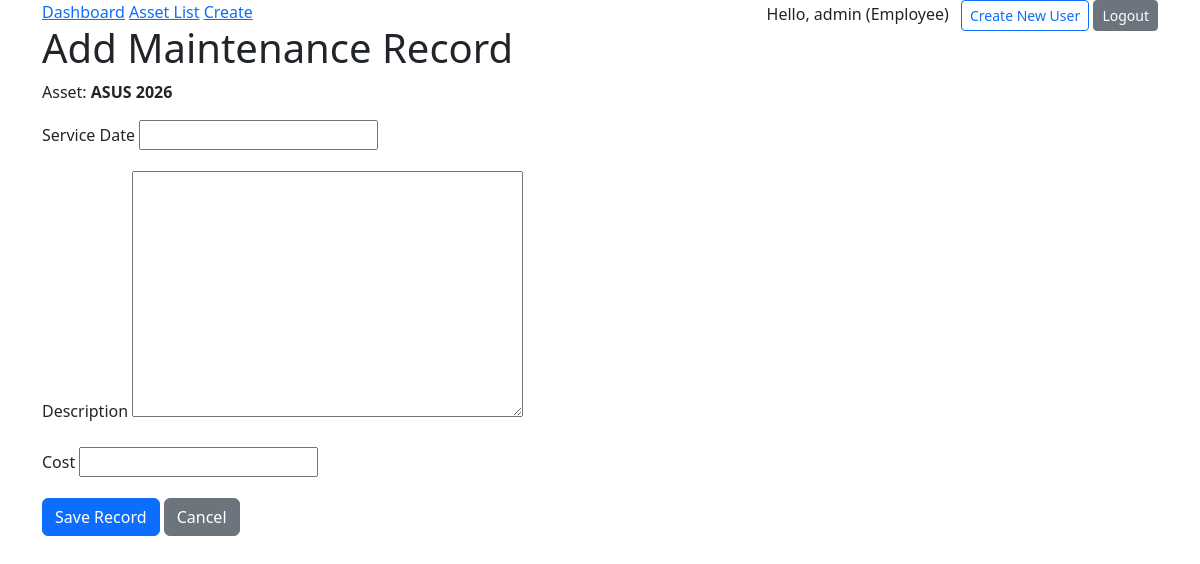
The page /1/maintenance/add/ (signed in) on the database its author committed.
### assets/models.py (models this page shows, shortened)
class User(AbstractUser):
    ROLE_CHOICES = (
        ('ADMIN', 'Administrator'),
        ('MANAGER', 'Manager'),
        ('EMPLOYEE', 'Employee'),
    )
    role = models.CharField(max_length=20, choices=ROLE_CHOICES, default='EMPLOYEE')
    @property
    def is_manager_or_admin(self):
        return self.role in ['ADMIN', 'MANAGER'] or self.is_superuser

class TimeStampedModel(models.Model):
    created_at = models.DateTimeField(auto_now_add=True)
    updated_at = models.DateTimeField(auto_now=True)
    class Meta:
        abstract = True

class Asset(TimeStampedModel):
    ASSET_TYPES = (
        ('LAPTOP', 'Laptop'),
        ('MONITOR', 'Monitor'),
        ('PHONE', 'Phone'),
        ('FURNITURE', 'Furniture'),
    )
    name = models.CharField(max_length=100)
    asset_type = models.CharField(max_length=20, choices=ASSET_TYPES)
    cost = models.DecimalField(max_digits=10, decimal_places=2)
    assigned_to = models.ForeignKey(User, on_delete=models.SET_NULL, null=True, blank=True, related_name='assets')
    history = HistoricalRecords()

### assets/views.py (the view, shortened to what this page needs)
# urls.py: path('<int:pk>/maintenance/add/', MaintenanceLogCreateView.as_view(), name='maintenance-add'),
class MaintenanceLogCreateView(LoginRequiredMixin, CreateView):
    model = MaintenanceLog
    template_name = "assets/maintenance_form.html"
    fields = ['service_date', 'description', 'cost']
    def get_context_data(self, **kwargs):
        context = super().get_context_data(**kwargs)
        context['asset'] = get_object_or_404(Asset, pk=self.kwargs['pk'])
        return context

### assets/templates/assets/maintenance_form.html (shortened to what this page needs)
{% extends "assets/base.html" %}
{% block content %}
<h1>Add Maintenance Record</h1>
<p>Asset: <strong>{{ asset.name }}</strong></p>
<form method="post" class="mt-3">
    <div class="mb-3">
        <label for="id_service_date" class="form-label">Service Date</label>
        {{ form.service_date }}
    </div>
    <div class="mb-3">
        <label for="id_description" class="form-label">Description</label>
        {{ form.description }}
    </div>
    <div class="mb-3">
        <label for="id_cost" class="form-label">Cost</label>
        {{ form.cost }}
    </div>
    <button type="submit" class="btn btn-primary">Save Record</button>
    <a href="{% url 'asset-detail' asset.pk %}" class="btn btn-secondary">Cancel</a>
</form>
{% endblock %}

### assets/templates/assets/base.html (shortened to what this page needs)
<!DOCTYPE html>
<html>
<head>
    <link href="https://cdn.jsdelivr.net/npm/bootstrap@5.3.8/dist/css/bootstrap.min.css" rel="stylesheet">
</head>
<body class="container">
    <nav>
        <a href="{% url 'dashboard' %}">Dashboard</a>
        <a href="{% url 'asset-list' %}">Asset List</a>
        <a href="{% url 'asset-create' %}">Create</a>
        <div style="float:right">
            {% if user.is_authenticated %}
                <span>Hello, {{ user.username }} ({{ user.get_role_display }})</span>
                {% if user.is_manager_or_admin %}
                    <a href="{% url "register" %}" class="btn btn-outline-primary btn-sm ms-2">Create New User</a>
                {% endif %}
                <form action="{% url "logout" %}" method="post" style="display:inline">
                    <button type="submit" class="btn btn-secondary btn-sm">Logout</button>
                </form>
            {% else %}
                <a href="{% url 'login' %}" class="btn btn-primary btn-sm">Login</a>
            {% endif %}
        </div>
    </nav>
    {% block content %}{% endblock %}
</body>
</html>

### rows shown on the page
User: username "admin", role "Employee"
Asset: name "ASUS 2026"
